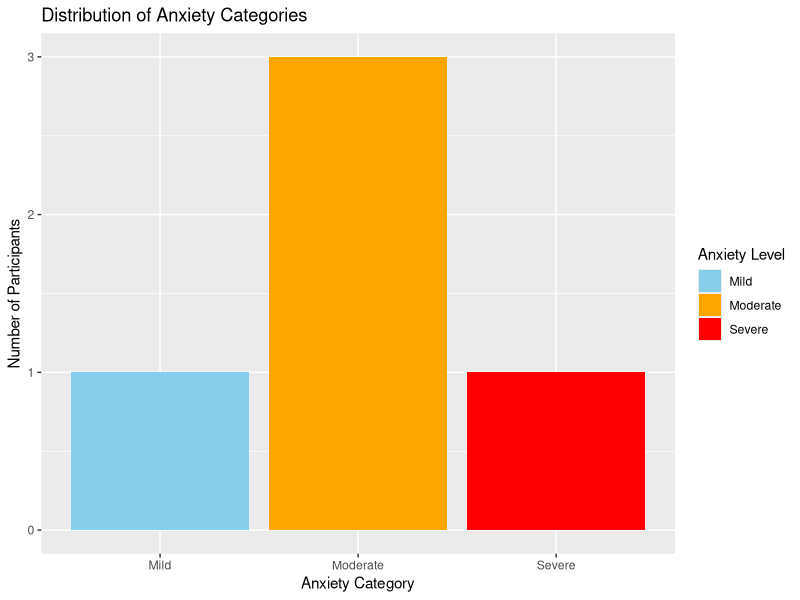
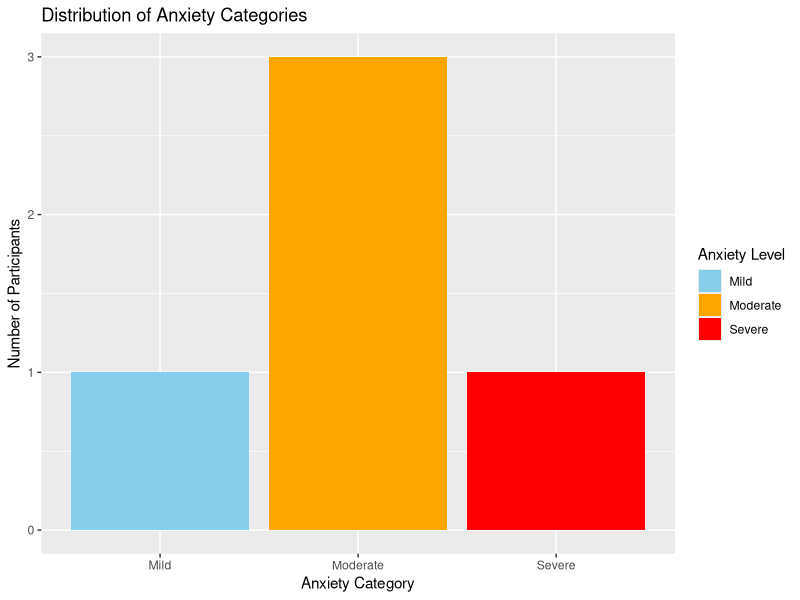

Recreate these plots in R, in order.
# 1. Create the dataset
research_data <- data.frame(
  ID = c("P1", "P2", "P3", "P4", "P5"),
  Age = c(22, 25, 19, 28, 24),
  Gender = c("Female", "Male", "Female", "Male", "Female"),
  Anxiety = c(12, 18, 9, 21, 15)
)

# 2. Create anxiety categories
research_data$Anxiety_Group <- ifelse(
  research_data$Anxiety <= 4, "Nonexistent",
  ifelse(research_data$Anxiety <= 10, "Mild",
         ifelse(research_data$Anxiety <= 20, "Moderate", "Severe"))
)

# 3. Load ggplot2
library(ggplot2)

# 4. Create the graph
ggplot(research_data, aes(x = Anxiety_Group, fill = Anxiety_Group)) +
  geom_bar() +
  scale_fill_manual(
    values = c(
      "Mild" = "skyblue",
      "Moderate" = "orange",
      "Severe" = "red"
    )
  ) +
  labs(
    title = "Distribution of Anxiety Categories",
    x = "Anxiety Category",
    y = "Number of Participants",
    fill = "Anxiety Level"
  )

# 5. Save the graph
ggsave("anxiety_distribution.png", width = 8, height = 6, dpi = 300)
